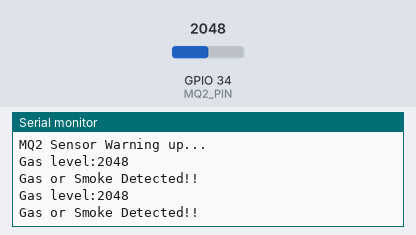
Bench run of a sketch on a simulated ESP32. On the bench: the last lines printed to the serial monitor. The inputs (shaded band) are chosen by the test bench; at power-on: GPIO 34 (MQ2_PIN) = 2048.

Above: at 1.8 s.
1.9 s: GPIO 34 (MQ2_PIN) set to 2866
At 2.5 s:
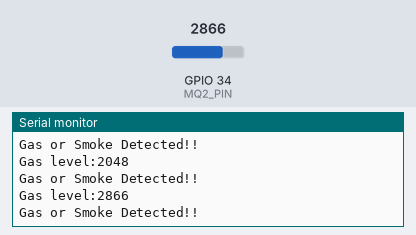
3.4 s: GPIO 34 (MQ2_PIN) set to 3603
At 4.8 s:
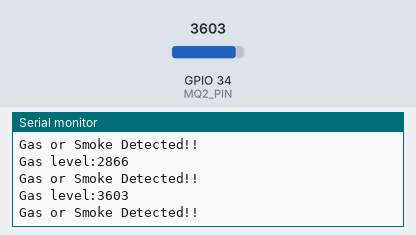
Timing chart, 0 to 6.4 s (numbered marks = the images above; inputs shaded):
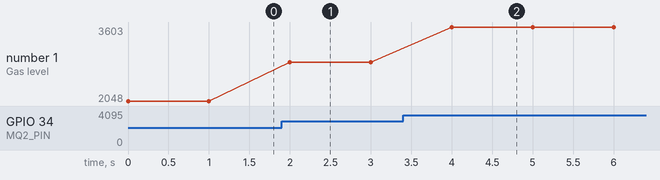

The sketch:

MQ2.ino
```cpp
#define MQ2_PIN 34


void setup() {
  // put your setup code here, to run once:
  Serial.begin(115200);
  pinMode(MQ2_PIN,INPUT);
  Serial.println("MQ2 Sensor Warning up...");
}

void loop() {
  // put your main code here, to run repeatedly:
  int sensorValue=analogRead(MQ2_PIN);
  Serial.print("Gas level:");
  Serial.println(sensorValue);

  if(sensorValue>300)
  {
    Serial.println("Gas or Smoke Detected!!");
  }
  delay(1000);
}
```

Measured:
- after the input at 1.9 s, the serial monitor: prints a new line after 0.10 s (image 1)
- after the input at 3.4 s, the serial monitor: prints a new line after 0.60 s (image 2)
- plotted number 1: 2048 → 2866 after the input at 1.9 s, 2866 → 3603 after the input at 3.4 s
